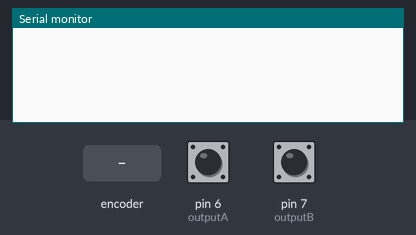
Recording of a sketch running on a simulated Arduino Uno, built with avr-gcc and run on an emulated ATmega328P. Parts: the last lines printed to the serial monitor. Inputs (shaded band) come from the test bench; at power-on: pin 6 (outputA) HIGH, pin 7 (outputB) HIGH.

Above: at 1.2 s.
1.3 s: rotary encoder on pin 6 (outputA) / pin 7 (outputB) turned 1 step (first pin leading)
At 2.6 s:
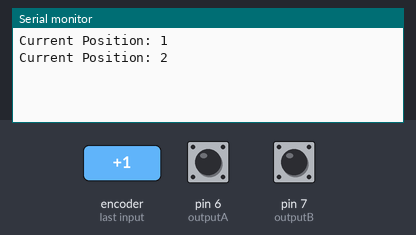
3.0 s: rotary encoder on pin 6 (outputA) / pin 7 (outputB) turned 1 step (first pin leading)
At 3.9 s:
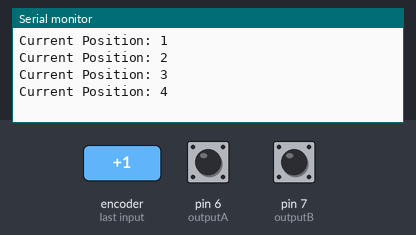
Timing chart, 0 to 6.0 s (numbered marks = the images above; inputs shaded):
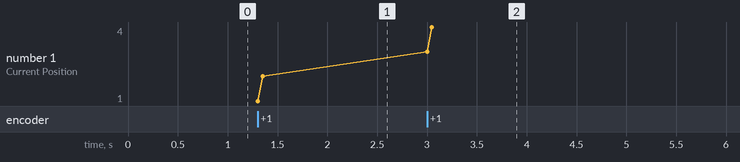

The sketch:

Method2_qudrature_encoders.ino
```cpp
/* I made minor changes to the code used by
Dejan Nedelkovski who used a rotary encoderattached to a gear wheel to get positional and directional Feedback.
In my case instead of the Output A and B coming from Rotary encoder we have Out 1 and Output 2 coming from two IR modules whose value will be logic zero or High based on the pattern seen by module
The two outputs of IR Modules are connected to Digital pins configured as Digital Inputs
Outputs.
 */

 #define outputA 6
 #define outputB 7
 int counter = 0;
 int aState;
 int aLastState;
 void setup() {
   pinMode (outputA,INPUT);
   pinMode (outputB,INPUT);

   Serial.begin (9600);
   // Reads the initial state of the outputA
   aLastState = digitalRead(outputA);
 }
 void loop() {
   aState = digitalRead(outputA); // Reads the "current" state of the outputA
   // If the previous and the current state of the outputA are different, that means a Pulse has occured
   if (aState != aLastState){
     // If the outputB state is different to the outputA state, that means the encoder is rotating clockwise
     if (digitalRead(outputB) != aState) {
       counter ++;
     } else {
       counter --;
     }
     Serial.print("Current Position: ");
     Serial.println(counter);
   }
   aLastState = aState; // Updates the previous state of the outputA with the current state
 }
```

Measured:
- after the input at 1.3 s, the serial monitor: prints a new line at once (image 1)
- after the input at 3.0 s, the serial monitor: prints a new line at once (image 2)
- plotted number 1: 2 → 4 after the input at 3.0 s
